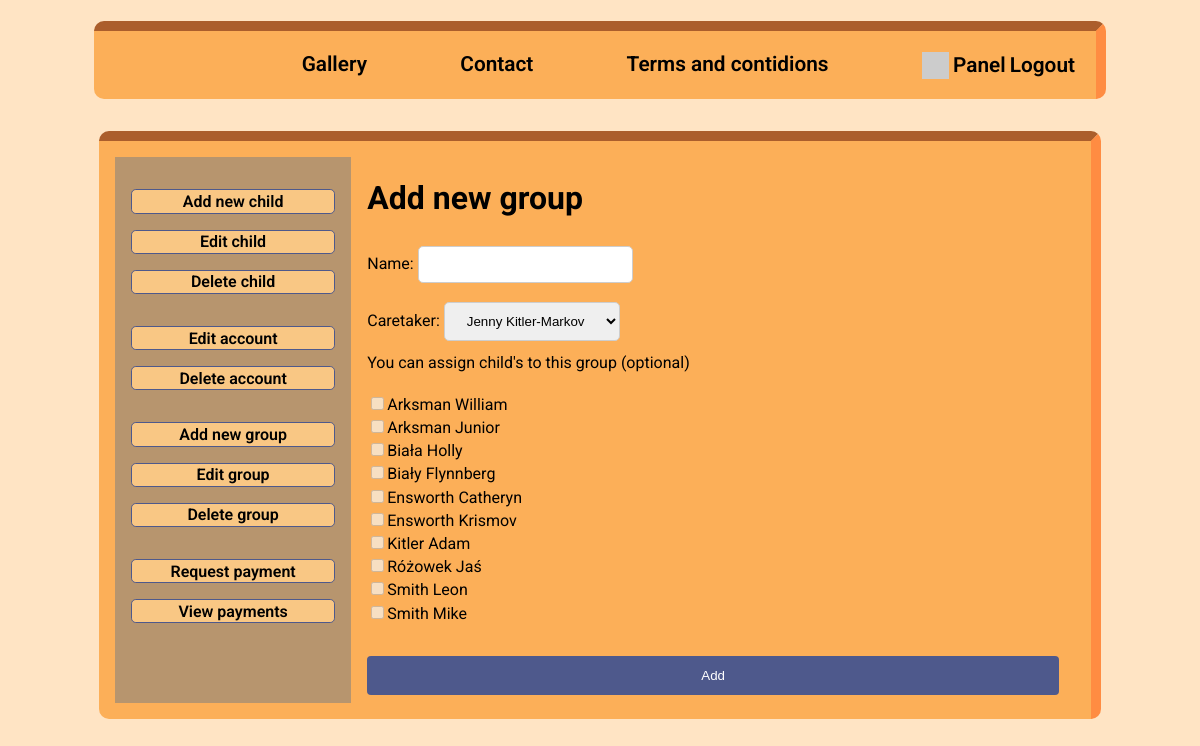
/panel/admin/create_group/index.php (signed in), run on the app's committed database.
### tables this page shows
CREATE TABLE `children` (
  `id` int(11) NOT NULL,
  `name` text NOT NULL,
  `familyName` text NOT NULL,
  `birthdate` date NOT NULL,
  `groupId` text NOT NULL
);

### panel/admin/create_group/index.php (the view, shortened to what this page needs)
<?php
    $conn = mysqli_connect("localhost", "root", "", "kindergarten");
?>
<!DOCTYPE html>
<html lang="en">
<head>
    <link rel="stylesheet" href="../../../css/style.css">
    <link rel="stylesheet" href="../../../css/admin.css">
    <link rel="stylesheet" href="../../../css/create_group.css">
</head>
<body>
    <div id="container">
            <?php
                include "../../../navbar.php";
            ?>
    </div>
        <div id="content">
            <?php
                include "../sidebar.php";
            ?>
            <div id="data">
                <h1>Add new group</h1>
                <form action="" method="POST">
                    <label>
                        Name:
                        <input type="text" name="name">
                    </label>
                    <label>
                        Caretaker:
                        <select name="caretaker" id="">
                            <?php
                                $query = mysqli_query($conn, "SELECT * from accounts WHERE accountType='educator'");
                                while ($row = mysqli_fetch_array($query)){
                                    echo "<option value='{$row['accountId']}'>{$row['name']} {$row['familyName']}</option>";
                                }
                            ?>
                        </select>
                    </label>
                        You can assign child's to this group (optional)<br><br>
                        <?php
                            $query = mysqli_query($conn, "SELECT * from children ORDER BY familyName, 'name'");
                            while ($row = mysqli_fetch_array($query)){
                                $dis = 'disabled';
                                echo "<label><input type='checkbox' name='{$row['id']}' {$dis}>{$row['familyName']} {$row['name']}</label>";
                            }
                        ?><br>
                    <input type="submit" value="Add">
                </form>
            </div>
        </div>
</body>
</html>

### css/style.css (style rules this page uses)
body { font-family: Roboto, sans-serif; }
#content { width: 80vw; background-color: #FCAF58; margin: 2em auto auto; border: #FF8C42 10px inset; border-radius: 10px; border-bottom: none; border-left: none; padding: 1em; }
input[type=text], select, input[type=date], input[type=email], input[type=password] { box-sizing: border-box; padding: 10px 18px; margin: 8px 0px; border: 1px solid #cdcdcd; border-radius: 5px; display: inline-block; }
label { display: flex; flex-direction: column; }
input[type=submit], input[type=button] { color: white; padding: 12px 18px; margin: 8px 0; border: none; border-radius: 4px; cursor: pointer; background-color: #4E598C; }
body { background: bisque; }

### css/admin.css (style rules this page uses)
#content { display: flex; flex-direction: row; justify-content: space-between; }
#data { padding: 0 1em 0 1em; flex-grow: 5; }

### css/create_group.css (style rules this page uses)
#data > form { display: flex; flex-direction: column; gap: 0.2em; }
label { display: block !important; }

### data on the page
children: familyName "Arksman", name "William"
children: familyName "Arksman", name "Junior"
children: familyName "Biała", name "Holly"
children: familyName "Biały", name "Flynnberg"
children: familyName "Ensworth", name "Catheryn"
children: familyName "Ensworth", name "Krismov"
children: familyName "Kitler", name "Adam"
children: familyName "Różowek", name "Jaś"
children: familyName "Smith", name "Leon"
children: familyName "Smith", name "Mike"

### other printed values
form field caretaker "Jenny Kitler-Markov"
